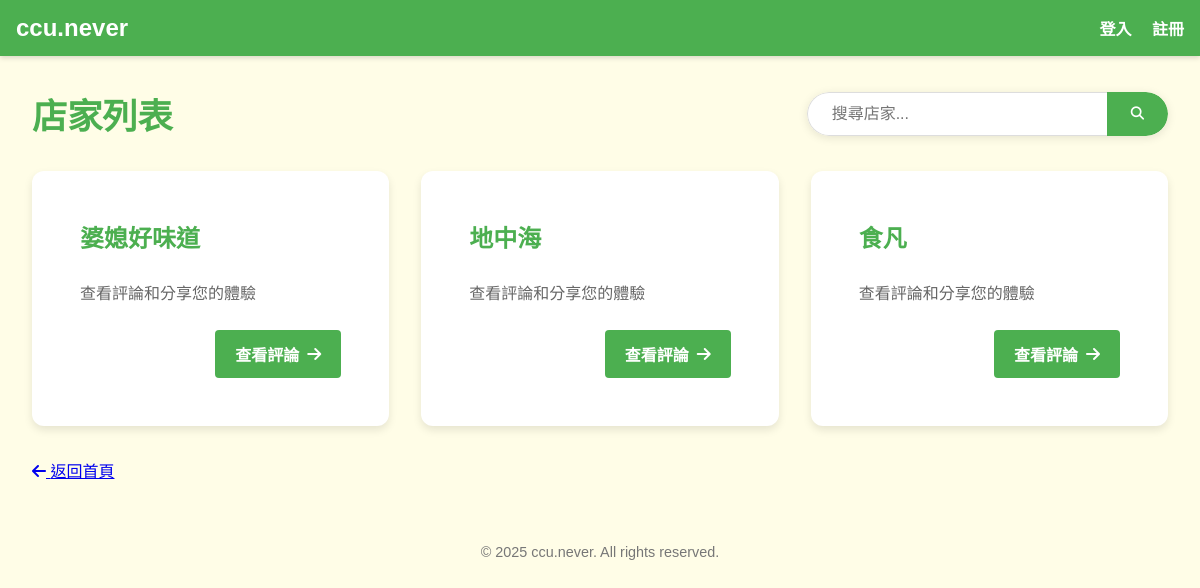
Screenshot of /establishments with the database file from the repository.
### app.py (models this page shows)
class Establishment(db.Model):
    id = db.Column(db.Integer, primary_key=True)
    name = db.Column(db.String(100), unique=True, nullable=False)

### app.py (the view)
@app.route("/establishments")
def list_establishments():
    search_query = request.args.get('search', '')
    if search_query:
        establishments = Establishment.query.filter(Establishment.name.ilike(f"%{search_query}%")).all()
    else:
        establishments = Establishment.query.all()
    return render_template("establishments.html", establishments=establishments, search_query=search_query)

### templates/establishments.html (shortened to what this page needs)
<!DOCTYPE html>
<html lang="zh-TW">
  <head>
    <link rel="stylesheet" href="{{ url_for('static', filename='styles/main.css') }}">
    <link rel="stylesheet" href="https://cdnjs.cloudflare.com/ajax/libs/font-awesome/6.4.0/css/all.min.css">
  </head>
  <body>
    <nav class="navbar">
      <a href="{{ url_for('home') }}" class="logo">ccu.never</a>
      <div class="nav-links">
        {% if session['user_id'] %}
          <span>您好, {{ session['username'] }}</span>
          <a href="{{ url_for('logout') }}">登出</a>
        {% else %}
          <a href="{{ url_for('login') }}">登入</a>
          <a href="{{ url_for('register') }}">註冊</a>
        {% endif %}
      </div>
    </nav>
    <div class="establishments-page">
      <div class="establishments-header">
        <h1>店家列表</h1>
        <div class="search-container">
          <form action="{{ url_for('list_establishments') }}" method="GET">
            <div class="search-input-container">
              <input type="text" name="search" placeholder="搜尋店家..." value="{{ search_query }}">
              <button type="submit" class="search-button">
                <i class="fas fa-search"></i>
              </button>
            </div>
          </form>
        </div>
      </div>
      {% if establishments %}
        <div class="establishments-grid">
          {% for est in establishments %}
            <div class="establishment-card">
              <div class="card-content">
                <h2>{{ est.name }}</h2>
                <p class="est-desc">查看評論和分享您的體驗</p>
                <a href="{{ url_for('show_establishment', est_id=est.id) }}" class="view-btn">
                  查看評論 <i class="fas fa-arrow-right"></i>
                </a>
              </div>
            </div>
          {% endfor %}
        </div>
      {% endif %}
      <div class="back-link">
        <a href="{{ url_for('home') }}">
          <i class="fas fa-arrow-left"></i> 返回首頁
        </a>
      </div>
    </div>
    <footer>
      <p>© 2025 ccu.never. All rights reserved.</p>
    </footer>
  </body>
</html>

### static/styles/main.css (style rules this page uses)
* { box-sizing: border-box; }
html, body { margin: 0; padding: 0; font-family: "Noto Sans TC", "Microsoft JhengHei", sans-serif; color: #333; }
body { background-color: #FFFDE7; min-height: 100vh; overflow-y: scroll; }
:root { --color-primary: #FFC107; --color-secondary: #4CAF50; --color-bg: #F5F5F5; --color-accent: #FF5722; --color-text-dark: #333; --color-text-light: #fff; --navbar-height: 56px; --card-shadow: 0 4px 8px rgba(0, 0, 0, 0.1); --card-radius: 12px; --heart-color: #ff2d55; }
.navbar { position: sticky; top: 0; width: 100%; z-index: 999; display: flex; justify-content: space-between; align-items: center; background: var(--color-secondary); padding: 0.75rem 1rem; box-shadow: 0 2px 5px rgba(0, 0, 0, 0.15); height: var(--navbar-height); }
.navbar .logo { font-size: 1.5rem; font-weight: bold; color: var(--color-text-light); text-decoration: none; }
.navbar .nav-links a, .navbar .nav-links span { color: var(--color-text-light); text-decoration: none; margin-left: 1rem; font-weight: 600; }
footer { padding: 1rem; text-align: center; font-size: 0.9rem; color: #777; margin-top: 0; }
.back-link { margin-top: 2rem; }
.establishments-grid { display: grid; grid-template-columns: repeat(auto-fill, minmax(300px, 1fr)); gap: 1.5rem; margin-bottom: 2rem; }
.establishment-card { background: #f8f9fa; border-radius: 8px; padding: 1.5rem; transition: transform 0.3s, box-shadow 0.3s; }
.establishment-card a { text-decoration: none; }
.establishment-card h2 { color: var(--color-secondary); margin: 0; font-size: 1.3rem; transition: color 0.3s; }
.establishments-page { max-width: 1200px; margin: 0 auto; padding: 2rem; }
.establishments-header { display: flex; justify-content: space-between; align-items: center; margin-bottom: 2rem; flex-wrap: wrap; }
.establishments-header h1 { color: var(--color-secondary); margin: 0; font-size: 2.2rem; }
.search-container { margin-left: auto; }
.search-input-container { display: flex; border-radius: 30px; overflow: hidden; box-shadow: 0 2px 10px rgba(0, 0, 0, 0.1); }
.search-input-container input { border: 1px solid #ddd; border-right: none; padding: 0.75rem 1.5rem; width: 300px; border-radius: 30px 0 0 30px; font-size: 1rem; }
.search-button { background: var(--color-secondary); color: white; border: none; padding: 0.75rem 1.5rem; cursor: pointer; border-radius: 0 30px 30px 0; transition: background-color 0.3s; }
.establishments-grid { display: grid; grid-template-columns: repeat(auto-fill, minmax(320px, 1fr)); gap: 2rem; }
.establishment-card { background: white; border-radius: var(--card-radius); box-shadow: var(--card-shadow); overflow: hidden; transition: transform 0.3s, box-shadow 0.3s; display: flex; flex-direction: column; }
.card-content { padding: 1.5rem; display: flex; flex-direction: column; flex-grow: 1; }
.establishment-card h2 { color: var(--color-secondary); margin-top: 0; margin-bottom: 0.75rem; font-size: 1.5rem; }
.est-desc { color: #666; margin-bottom: 1.5rem; line-height: 1.5; flex-grow: 1; }
.view-btn { display: inline-flex; align-items: center; justify-content: center; gap: 0.5rem; background: var(--color-secondary); color: white; text-decoration: none; padding: 0.75rem 1.25rem; border-radius: 4px; font-weight: 600; transition: background-color 0.3s, transform 0.2s; align-self: flex-end; }

### rows the page displays
Establishment: name "婆媳好味道"
Establishment: name "地中海"
Establishment: name "食凡"
